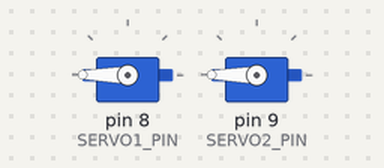
Bench run of a sketch on a simulated Arduino Uno, built with avr-gcc and run on an emulated ATmega328P. Parts: 2 × servo.

Above: at 0.1 s.
At 9.1 s:
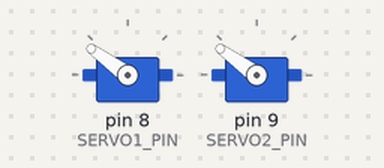
At 19.1 s:
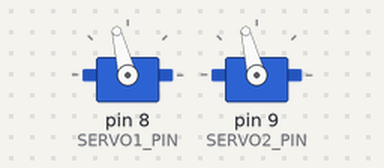
At 39.1 s:
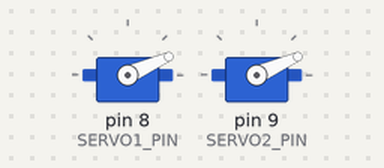
Timing chart, 0 to 40.0 s (numbered marks = the images above):
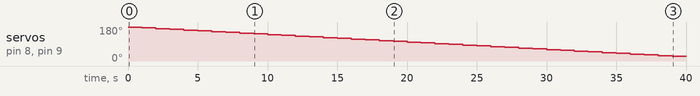

Measured:
- by itself, servo on pin 8 (SERVO1_PIN), servo on pin 9 (SERVO2_PIN): moves from 180° to 24° over 38.0 s

The sketch:

elevation_control.ino
```cpp
#include <Servo.h>

const int SERVO1_PIN = 8;
const int SERVO2_PIN = 9;

const int MIN_PULSE_US = 500;
const int MAX_PULSE_US = 2500;

const int ZERO_ANGLE = 0;
const int MAX_ANGLE = 180;
const unsigned long SETTLE_MS = 1000;

Servo servo1;
Servo servo2;

int angle = MAX_ANGLE;

void reset() {
  // setting the elevtion to max
  servo1.write(MAX_ANGLE);
  servo2.write(MAX_ANGLE);
  delay(SETTLE_MS);

}

void step_down() {
  if (!angle) return;
  angle -= 4;
  servo1.write(angle);
  servo2.write(angle);
  delay(SETTLE_MS);
}

void elevation_scanning_routine() {
  while (0 < angle)
  {
    step_down();
  }

}

void setup() {
  Serial.begin(115200);

  servo1.attach(SERVO1_PIN, MIN_PULSE_US, MAX_PULSE_US);
  servo2.attach(SERVO2_PIN, MIN_PULSE_US, MAX_PULSE_US);

  reset();
  elevation_scanning_routine();
  reset();
}

void loop() {
  // nada
}
```
